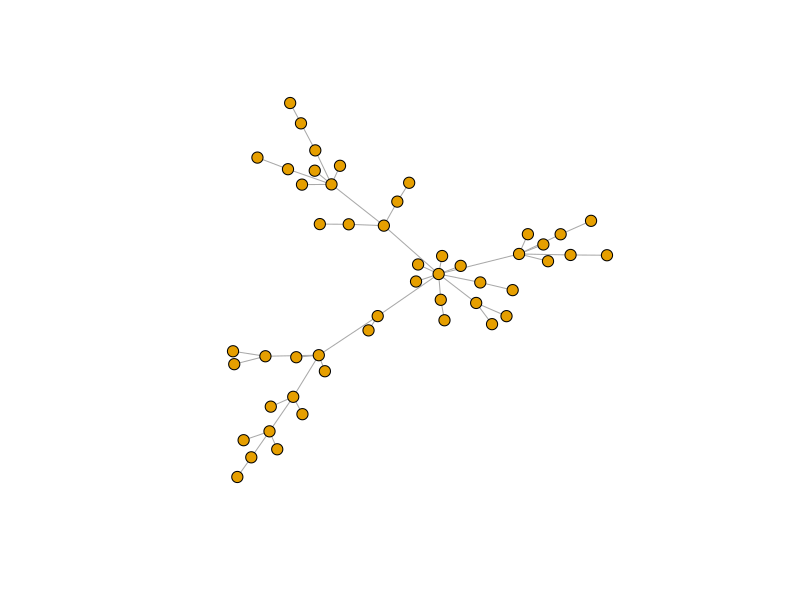

Write the R code that produced this figure. (Note: this script raises an error after producing the figure.)
setwd("C:/Dev/complex_networks/lab_3/")

# Detekcja spolecznosci
library("igraph")
ba <- sample_pa(n=50, power=1, m=1, directed=F)
plot(ba, vertex.size=6, vertex.label=NA)

communities <- cluster_louvain(graph, weights = NULL)
# info zwrotne https://igraph.org/r/doc/communities.html
length(communities) # liczba społeczności
sizes(communities) # rozmiary społeczności
members <- membership(communities) #w tablicy dla każdego węzła przypisane jest community id
modularity(communities)
crossing(communities, graph) # łączność pomiędzy społecznościami
